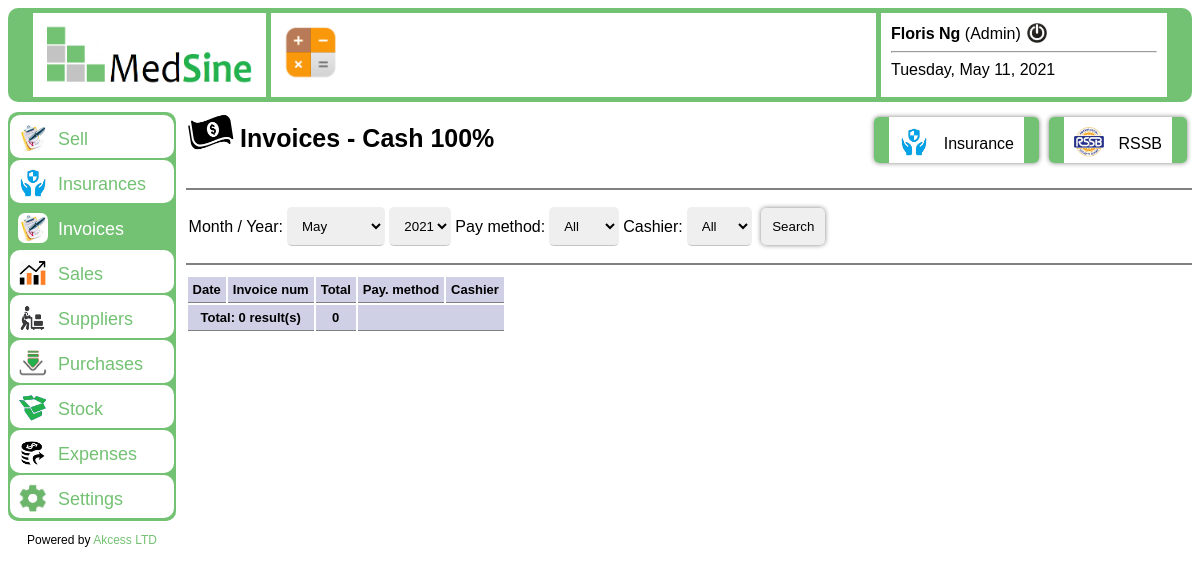
/invoices_cash.php (signed in), run on the app's committed database.
### tables this page shows
CREATE TABLE IF NOT EXISTS `user` (
  `username` varchar(30) NOT NULL,
  `password` varchar(255) NOT NULL,
  `nom` varchar(30) NOT NULL,
  `prenom` varchar(30) NOT NULL,
  `type` varchar(30) NOT NULL,
  `user_status` tinyint(1) NOT NULL,
  PRIMARY KEY (`username`)
);

### classes/class_user.php (called while the page is built, shortened)
<?php
	class User
	{
		public function infos_user($username)
		{
			$bdd = connexionDb();
			$reponse = $bdd->query("SELECT * FROM user");
			$trouver = false;
			$infos = array();
			while($donnees = $reponse->fetch() AND $trouver == false)
			{
				if($donnees["username"] == $username)
				{
					$trouver = true;
					$password = $donnees["password"];
					$nom = $donnees["nom"];
					$prenom = $donnees["prenom"];
					$type = $donnees["type"];
					$infos = array($password, $nom, $prenom, $type);
				}
			}
			return $infos;
		}
		public function is_username_exist($username)
		{
			$bdd = connexionDb();
			$reponse = $bdd->query('SELECT * FROM user');
			$trouver = false;
			while($donnees = $reponse->fetch() AND $trouver == false)
			{
				if($donnees["username"] == $username)
				{
					$trouver = true;
				}
			}
			return $trouver;
		}
	}
?>

### functions.php (called while the page is built, shortened)
<?php
	function connexionDb()
	{
		try
		{
			$bdd = new PDO("mysql:host=localhost;dbname=pha", "root", "");
		}
		catch(Exception $e)
		{
			echo "<div id='Error'>";
				die('Oops !!! Error while connecting to database: ('.$e->getMessage().')');
			echo "</div>";
		}
		return $bdd;
	}
		function nombre($tab)
		{
			$bdd = connexionDb();
			$reponse = $bdd->query("SELECT COUNT(*) AS nbr FROM $tab");
			$data = $reponse->fetch();
			$nbr = $data['nbr'];
			return $nbr;
		}
		function dater()
		{
			$date = date("Y-m-d");
			return $date;
		}
		function infosDate($date)
		{
			$date = date_parse($date);
			$jour = $date['day'];
			$mois = $date['month'];
			$annee = $date['year'];
			$infos = array ($jour, $mois, $annee);
			return $infos;
		}
?>

### invoices_cash.php (the view, shortened to what this page needs)
<?php
	include("functions.php");
?>
<!DOCTYPE html>
<html>
	<head>
		<link rel="stylesheet" type="text/css" href="css/style.css" media="screen">
    </head>
	<body>
		<?php
			if(isset($_SESSION["connect"])) {
				require("./classes/class_facture.php");
				require("./classes/class_user.php");
		?>
		<div id="welcome">
			<?php include("header.php"); ?>
			<div id="entete">
								<img src="img/pay_cash.png" class="icon" />
								<span class="titre">Invoices - Cash 100%</span>
								<a href='invoices_rssb.php' class='big_btn right'>
									<img src="./img/rssb.png" class="icon_in_menu" alt="">
									RSSB
								</a>
								<a href="invoices_insu.php" class="big_btn right">
									<img src="./img/insu.png" class="icon_in_menu" alt="">
									Insurance
								</a>
			</div>
			<div id="sous_entete">
				<form action="" method="GET">
									<table>
										<tr>
											<td>Month / Year:</td>
											<td>
												<?php
													$infos_date = infosDate(dater());
													$current_month = $infos_date[1];
												?>
												<select name="month">
<option value="5" <?php if(isset($_GET["month"])){if($_GET["month"] == 5){echo "selected";}}else{if($current_month == "5"){echo "selected";}}?>>May</option>
											</select>
												<select name="year">
													<?php
														$infos_date = infosDate(dater());
														$current_year = $infos_date[2];
														for($year = $current_year; $year >= 2020; $year--)
														{
													?>
<option value="<?php echo $year; ?>" <?php if(isset($_GET["year"])){if($_GET["year"] == $year){echo "selected";}}else{if($current_year == $year){echo "selected";}}?>><?php echo $year; ?></option>
													<?php
														}
													?>
												</select>
											</td>
											<td>Pay method:</td>
											<td>
												<select name="pay_mode">
			<option value="All" <?php if(isset($_GET["pay_mode"])){if($_GET["pay_mode"] == "All"){echo "selected";}} ?>>All</option>
												</select>
											</td>
											<td>Cashier:</td>
											<td>
												<select name="username" id="user">
													<option value="All">All</option>
												</select>
												<input type="submit" value="Search" class="btn" required />
											</td>
										</tr>
									</table>
								</form>
							</div>
							<div id="interne">
				<?php
					$nbr = nombre("facture");
					if($nbr <= 0)
					{
						echo "<p>";
							echo "No invoice !!!";
						echo "</p>";
					} else {
						if(isset($_GET["month"]) AND isset($_GET["year"]) AND isset($_GET["pay_mode"]) AND isset($_GET["username"]))
						{
							if($_GET["month"] < 0 OR $_GET["month"] > 12) {
								echo"<div id='askMsg'>";
									echo "<img src='img/warning.png' class='small' /> <b>Error !!!</b> Invalid month value: '<b>".$_GET["month"]."</b>' !!!";
								echo"</div>";
							} else {
								$infos_date = infosDate(dater());
								$current_year = $infos_date[2];
								if($_GET["year"] > $current_year) {
									echo"<div id='askMsg'>";
										echo "<img src='img/warning.png' class='small' /> <b>Error !!!</b> Invalid year: '<b>".$_GET["year"]."</b>' !!!";
									echo"</div>";
								}
								else {
									$f = new Facture();
									$f->search_invoices_cash($_GET["month"], $_GET["year"], $_GET["pay_mode"], $_GET["username"]);
								}
							}
						} else {
							$f = new Facture();
							$f->tous_cash();
						}
					}
				?>
			</div>
		</div>
		<?php
			}
			else{
				header('Location: index.php');
			}
		?>
    </body>
</html>

### header.php (shortened to what this page needs)
<?php
	$u = new User();
	$res = $u->is_username_exist($_SESSION["username"]);
	if($res === false) {
		header('Location: interdit.php');
	}
	else {
?>
	<div id="header">
		<div class="header_one">
			<img src='img/logo.png' class='small_logo' />
		</div>
		<div class="header_two">
			<img src="./img/calculator.png" class="average" onclick="open_calculator()" alt="Calculator" title="Open calculator">
		</div>
		<div class="header_three">
			<?php
				$u = new User();
				$infosUser = $u->infos_user($_SESSION["username"]);
				$nom = $infosUser[1];
				$prenom = $infosUser[2];
				$type = $infosUser[3];
				echo "<b>".$prenom." ".$nom."</b> (".$type.")";
				echo "<a href='deco.php'><img src='./img/deco.jpg' class='logout_btn' title='Logout' /></a>";
				echo "<hr>";
				echo date("l, F j, Y");
			?>
		</div>
	</div>
	<div id="adv">
		<div id="menu">
				<a href="cash.php" <?php if($_SESSION["page"] == 'cash'){echo "class=current_page";}?>>
					<img src="img/commande.jpg" class="icon_in_menu" />Sell
				</a>
				<a href="insurances.php" <?php if($_SESSION["page"] == 'insu'){echo "class=current_page";}?>>
					<img src='img/insu.png' class='icon_in_menu' />Insurances
				</a>
				<a href="invoices.php" <?php if($_SESSION["page"] == 'invoices'){echo "class=current_page";}?>>
					<img src='img/commande.jpg' class='icon_in_menu' />Invoices
				</a>
				<a href="sales.php" <?php if($_SESSION["page"] == 'sales'){echo "class=current_page";}?>>
					<img src='img/result.jpg' class='icon_in_menu' />Sales
				</a>
				<a href="suppliers.php" <?php if($_SESSION["page"] == 'suppliers'){echo "class=current_page";}?>>
					<img src='img/suppliers.png' class='icon_in_menu' />Suppliers
				</a>
				<a href="purchases.php" <?php if($_SESSION["page"] == 'purchases'){echo "class=current_page";}?>>
					<img src='img/in.png' class='icon_in_menu' />Purchases
				</a>
				<a href="stock.php" <?php if($_SESSION["page"] == 'stock'){echo "class=current_page";}?>>
					<img src='img/stock.png' class='icon_in_menu' />Stock
				</a>
				<a href="expenses.php" <?php if($_SESSION["page"] == 'expenses'){echo "class=current_page";}?>>
					<img src='img/expenses.png' class='icon_in_menu' />Expenses
				</a>
				<a href="settings.php" <?php if($_SESSION["page"] == 'settings'){echo "class=current_page";}?>>
					<img src='img/settings.png' class='icon_in_menu' />Settings
				</a>
		</div>
		<p class='centered smallText'>Powered by <a href="#" class="link" target="_blank">Akcess LTD</a></p>
	</div>
<?php
	}
?>

### css/style.css (style rules this page uses)
html { scroll-behavior: smooth; }
body { font-family: Arial; }
#header { margin-bottom: 10px; border-radius: 10px; border-top: 5px solid #73c173; border-bottom: 5px solid #73c173; border-left: 25px solid #73c173; border-right: 25px solid #73c173; display: flex; flex-direction: row; }
#header div { padding: 10px; }
.header_one { border-right: 5px solid #73c173; width: 20%; }
.small_logo { width: 100%; height: 100%; }
.header_two { width: 55%; }
.header_three { border-left: 5px solid #73c173; width: 25%; }
input[type="text"], input[type="number"], input[type="radio"], input[type="password"], input[type="email"], input[type="date"], select { padding-top: 10px; padding-bottom: 10px; padding-left: 10px; border-top: transparent 1px solid; border-right: transparent 1px solid; border-left: transparent 1px solid; border-bottom: #c4c4c4 1px solid; border-radius: 5px !important; transition: 0.5s; }
.smallText { font-size: 12px; }
.centered { text-align: center; }
.btn, input[type="submit"] { color: #c4c4c4; padding: 10px; margin: 5px; box-shadow: 0px 0px 5px gray; border-radius: 5px !important; border: transparent 1px solid; text-decoration: none; color: #000; }
.big_btn { padding: 10px; margin: 5px; box-shadow: 0px 0px 5px gray; border-radius: 5px !important; border-left: #73c173 15px solid; border-right: #73c173 15px solid; text-decoration: none; color: #000; }
#menu a { transition: 0.5s; display: block; text-decoration: none; border-radius: 10px; padding: 8px; margin: 2px; background-color: #fff; color: #73c173; font-size: 18px; }
#menu .current_page { background-color: #73c173; color: #fff; }
#adv { position: fixed; float: left; width: 14%; }
#menu { border-top: 1px solid #73c173; border-bottom: 1px solid #73c173; background-color: #73c173; border-radius: 10px; }
#entete { border-bottom: 1px solid gray; float: right; width: 85%; padding-bottom: 20px; }
#sous_entete { border-top: 1px solid gray; border-bottom: 1px solid gray; float: right; width: 85%; padding-top: 10px; padding-bottom: 10px; }
#interne { border-top: 1px solid gray; float: right; width: 85%; padding-top: 10px; padding-bottom: 20px; }
.titre { font-weight: bold; font-size: 25px; }
.average { width: 60px; height: 60px; cursor: pointer; }
.icon { width: 50px; height: 40px; margin-bottom: -5px; }
.icon_in_menu { width: 30px; height: 30px; border-radius: 7px; margin-right: 10px; margin-bottom: -8px; }
.right { float: right; }
.logout_btn { width: 20px; height: 20px; margin-left: 6px; margin-bottom: -4px; }
.link { color: #73c173; text-decoration: none; }

### data on the page
user: prenom "Floris", nom "Ng", type "Admin"

### other printed values
$total_res "0"
$total "0"
form field year "2021"
